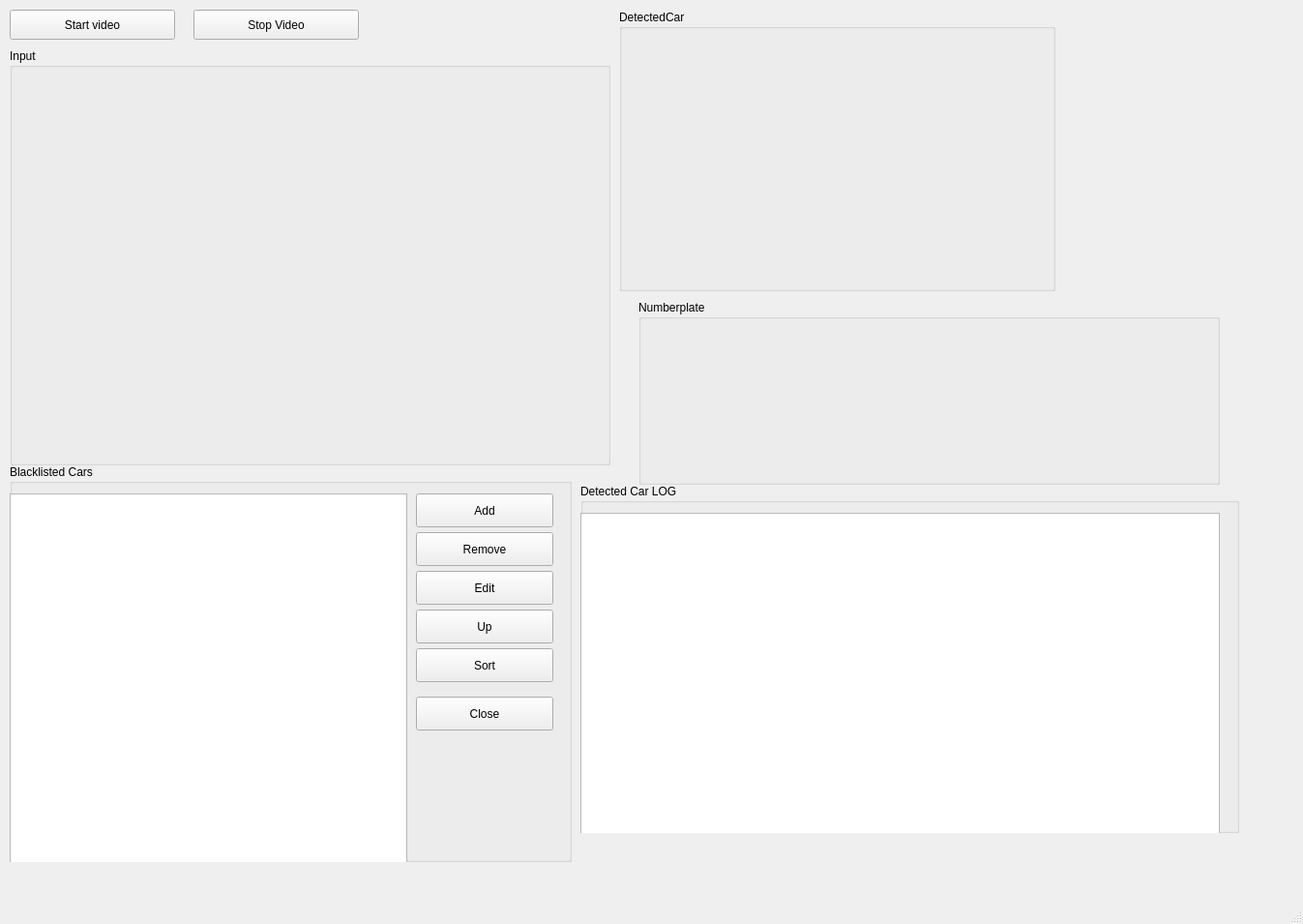
<?xml version="1.0" encoding="UTF-8"?>
<ui version="4.0">
 <class>MainWindow</class>
 <widget class="QMainWindow" name="MainWindow">
  <property name="geometry">
   <rect>
    <x>0</x>
    <y>0</y>
    <width>1347</width>
    <height>955</height>
   </rect>
  </property>
  <property name="windowTitle">
   <string>MainWindow</string>
  </property>
  <property name="styleSheet">
   <string notr="true"/>
  </property>
  <widget class="QWidget" name="centralwidget">
   <widget class="QGroupBox" name="groupBox">
    <property name="geometry">
     <rect>
      <x>10</x>
      <y>50</y>
      <width>621</width>
      <height>431</height>
     </rect>
    </property>
    <property name="sizePolicy">
     <sizepolicy hsizetype="Preferred" vsizetype="Preferred">
      <horstretch>0</horstretch>
      <verstretch>0</verstretch>
     </sizepolicy>
    </property>
    <property name="title">
     <string>Input</string>
    </property>
    <widget class="QWidget" name="input" native="true">
     <property name="geometry">
      <rect>
       <x>10</x>
       <y>30</y>
       <width>611</width>
       <height>381</height>
      </rect>
     </property>
    </widget>
   </widget>
   <widget class="QPushButton" name="startButton">
    <property name="geometry">
     <rect>
      <x>10</x>
      <y>10</y>
      <width>171</width>
      <height>31</height>
     </rect>
    </property>
    <property name="text">
     <string>Start video</string>
    </property>
   </widget>
   <widget class="QPushButton" name="stopButton">
    <property name="geometry">
     <rect>
      <x>200</x>
      <y>10</y>
      <width>171</width>
      <height>31</height>
     </rect>
    </property>
    <property name="text">
     <string>Stop Video</string>
    </property>
   </widget>
   <widget class="QGroupBox" name="groupBox_2">
    <property name="geometry">
     <rect>
      <x>640</x>
      <y>10</y>
      <width>451</width>
      <height>291</height>
     </rect>
    </property>
    <property name="sizePolicy">
     <sizepolicy hsizetype="Preferred" vsizetype="Preferred">
      <horstretch>0</horstretch>
      <verstretch>0</verstretch>
     </sizepolicy>
    </property>
    <property name="title">
     <string>DetectedCar</string>
    </property>
    <widget class="QWidget" name="detectedcar" native="true">
     <property name="geometry">
      <rect>
       <x>10</x>
       <y>40</y>
       <width>611</width>
       <height>261</height>
      </rect>
     </property>
    </widget>
   </widget>
   <widget class="QGroupBox" name="groupBox_3">
    <property name="geometry">
     <rect>
      <x>660</x>
      <y>310</y>
      <width>601</width>
      <height>191</height>
     </rect>
    </property>
    <property name="sizePolicy">
     <sizepolicy hsizetype="Preferred" vsizetype="Preferred">
      <horstretch>0</horstretch>
      <verstretch>0</verstretch>
     </sizepolicy>
    </property>
    <property name="title">
     <string>Numberplate</string>
    </property>
    <widget class="QWidget" name="numberplate" native="true">
     <property name="geometry">
      <rect>
       <x>0</x>
       <y>30</y>
       <width>591</width>
       <height>141</height>
      </rect>
     </property>
    </widget>
   </widget>
   <widget class="QGroupBox" name="groupBox_4">
    <property name="geometry">
     <rect>
      <x>10</x>
      <y>480</y>
      <width>581</width>
      <height>411</height>
     </rect>
    </property>
    <property name="title">
     <string>Blacklisted Cars</string>
    </property>
    <widget class="QListWidget" name="qListWidget">
     <property name="geometry">
      <rect>
       <x>0</x>
       <y>30</y>
       <width>411</width>
       <height>391</height>
      </rect>
     </property>
    </widget>
    <widget class="QPushButton" name="add">
     <property name="geometry">
      <rect>
       <x>420</x>
       <y>30</y>
       <width>142</width>
       <height>35</height>
      </rect>
     </property>
     <property name="text">
      <string>Add</string>
     </property>
    </widget>
    <widget class="QPushButton" name="Remove">
     <property name="geometry">
      <rect>
       <x>420</x>
       <y>70</y>
       <width>142</width>
       <height>35</height>
      </rect>
     </property>
     <property name="text">
      <string>Remove</string>
     </property>
    </widget>
    <widget class="QPushButton" name="Edit">
     <property name="geometry">
      <rect>
       <x>420</x>
       <y>110</y>
       <width>142</width>
       <height>35</height>
      </rect>
     </property>
     <property name="text">
      <string>Edit</string>
     </property>
    </widget>
    <widget class="QPushButton" name="Up">
     <property name="geometry">
      <rect>
       <x>420</x>
       <y>150</y>
       <width>142</width>
       <height>35</height>
      </rect>
     </property>
     <property name="text">
      <string>Up</string>
     </property>
    </widget>
    <widget class="QPushButton" name="Sort">
     <property name="geometry">
      <rect>
       <x>420</x>
       <y>190</y>
       <width>142</width>
       <height>35</height>
      </rect>
     </property>
     <property name="text">
      <string>Sort</string>
     </property>
    </widget>
    <widget class="QPushButton" name="pushButton">
     <property name="geometry">
      <rect>
       <x>420</x>
       <y>240</y>
       <width>142</width>
       <height>35</height>
      </rect>
     </property>
     <property name="text">
      <string>Close</string>
     </property>
    </widget>
   </widget>
   <widget class="QGroupBox" name="groupBox_5">
    <property name="geometry">
     <rect>
      <x>600</x>
      <y>500</y>
      <width>681</width>
      <height>361</height>
     </rect>
    </property>
    <property name="title">
     <string>Detected Car LOG</string>
    </property>
    <widget class="QListWidget" name="carLog">
     <property name="geometry">
      <rect>
       <x>0</x>
       <y>30</y>
       <width>661</width>
       <height>351</height>
      </rect>
     </property>
    </widget>
   </widget>
  </widget>
  <widget class="QMenuBar" name="menubar">
   <property name="geometry">
    <rect>
     <x>0</x>
     <y>0</y>
     <width>1347</width>
     <height>33</height>
    </rect>
   </property>
  </widget>
  <widget class="QStatusBar" name="statusbar"/>
 </widget>
 <resources/>
 <connections/>
</ui>
